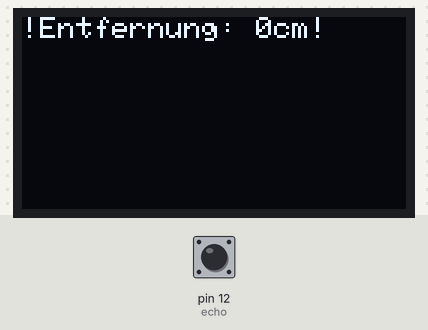
Simulated run of this sketch. Board: Arduino Uno, built with avr-gcc and run on an emulated ATmega328P. Shown: 128×64 one-colour display. The inputs (shaded band) are chosen by the test bench; at power-on: pin 12 (echo) LOW. The display library's start-up logo is not drawn.

Above: at 2.7 s.
2.8 s: pin 12 (echo) pulsed HIGH 2 times (0.12 s each, 0.3 s apart)
At 3.5 s:
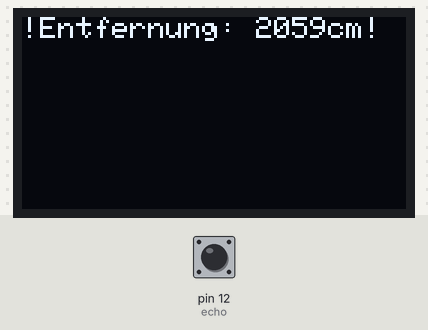
Timing chart, 0 to 5.8 s (numbered marks = the images above; inputs shaded):
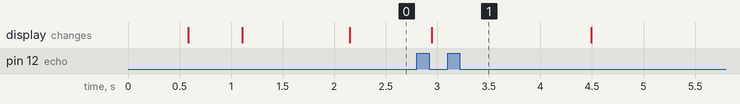

The sketch:

UltraschallOLEDLaser.ino
```cpp
#include <SPI.h>
#include <Wire.h>
#include <Adafruit_GFX.h>
#include <Adafruit_SSD1306.h>

#define SCREEN_WIDTH 128 // OLED display width, in pixels
#define SCREEN_HEIGHT 64 // OLED display height, in pixels

// Declaration for an SSD1306 display connected to I2C (SDA, SCL pins)
#define OLED_RESET     -1 // Reset pin # (or -1 if sharing Arduino reset pin)
Adafruit_SSD1306 display(SCREEN_WIDTH, SCREEN_HEIGHT, &Wire, OLED_RESET);


#define LOGO_HEIGHT   16
#define LOGO_WIDTH    16

int trigger=14; //Trigger-Pin des Ultraschallsensors an Pin7 des Arduino-Boards
int echo=12; // Echo-Pim des Ultraschallsensors an Pin6 des Arduino-Boards
long dauer=0; // Das Wort dauer ist jetzt eine Variable, unter der die Zeit gespeichert wird, die eine Schallwelle bis zur Reflektion und zurück benötigt. Startwert ist hier 0.
long entfernung=0; // Das Wort „entfernung“ ist jetzt die variable, unter der die berechnete Entfernung gespeichert wird. Info: Anstelle von „int“ steht hier vor den beiden Variablen „long“. Das hat den Vorteil, dass eine größere Zahl gespeichert werden kann. Nachteil: Die Variable benötigt mehr Platz im Speicher.


void setup() {
//Serial.begin (9600);
pinMode(trigger, OUTPUT); // Trigger-Pin ist ein Ausgang
pinMode(echo, INPUT); // Echo-Pin ist ein Eingang

 if(!display.begin(SSD1306_SWITCHCAPVCC, 0x3C)) {
    Serial.println(F("SSD1306 allocation failed"));
    for(;;); // Don't proceed, loop forever
  }
  display.display();
  delay(500);
  display.clearDisplay();

  display.drawPixel(10, 10, WHITE);

  // Show the display buffer on the screen. You MUST call display() after
  // drawing commands to make them visible on screen!
  display.display();
  delay(500);

  display.clearDisplay();
  display.setTextSize(1);
  display.setTextColor(WHITE);
  display.setCursor(30,25);
  //display.println("Das ist ein");
  //display.setCursor(30,35);
  //display.println("zwei Zeiler");
  display.display();


}

void loop() {
 digitalWrite(trigger, LOW); //Hier nimmt man die Spannung für kurze Zeit vom Trigger-Pin, damit man später beim senden des Trigger-Signals ein rauschfreies Signal hat.
delay(5); //Dauer: 5 Millisekunden
digitalWrite(trigger, HIGH); //Jetzt sendet man eine Ultraschallwelle los.
delay(10); //Dieser „Ton“ erklingt für 10 Millisekunden.
digitalWrite(trigger, LOW);//Dann wird der „Ton“ abgeschaltet.
dauer = pulseIn(echo, HIGH); //Mit dem Befehl „pulseIn“ zählt der Mikrokontroller die Zeit in Mikrosekunden, bis der Schall zum Ultraschallsensor zurückkehrt.
entfernung = (dauer/2) * 0.03432; //Nun berechnet man die Entfernung in Zentimetern. Man teilt zunächst die Zeit durch zwei (Weil man ja nur eine Strecke berechnen möchte und nicht die Strecke hin- und zurück). Den Wert multipliziert man mit der Schallgeschwindigkeit in der Einheit Zentimeter/Mikrosekunde und erhält dann den Wert in Zentimetern.

if (entfernung >= 2000 || entfernung <= 0) //Wenn die gemessene Entfernung über 500cm oder unter 0cm liegt,…
{
  //display.setCursor(00,00);
  //display.println("Kein Messwert");

  display.setCursor(00,00);
  display.print("!Entfernung: ");
  display.print(entfernung);
  display.println("cm!");
 }
else //  Ansonsten…
{
  display.setCursor(00,00);
  display.print("Entfernung: ");
  display.print(entfernung);
  display.println("cm");
}


  display.display();
  delay(500);
  display.clearDisplay();


}
```

Measured:
- after the input at 2.8 s, the display: changes after 0.15 s (image 1)
